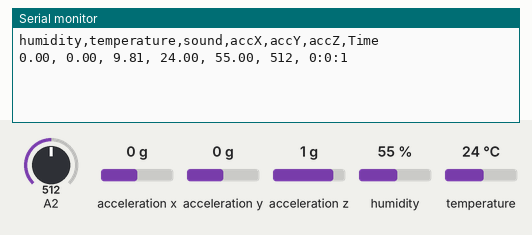
Bench run of a sketch on a simulated Arduino Uno, built with avr-gcc and run on an emulated ATmega328P. Parts: the last lines printed to the serial monitor. Inputs (shaded band) come from the test bench; at power-on: acceleration x 0 g, humidity 55 %, A2 = 512, acceleration y 0 g, temperature 24 °C, acceleration z 1 g.

Above: at 1.2 s.
1.3 s: acceleration x set to -1.4 g
At 2.6 s:
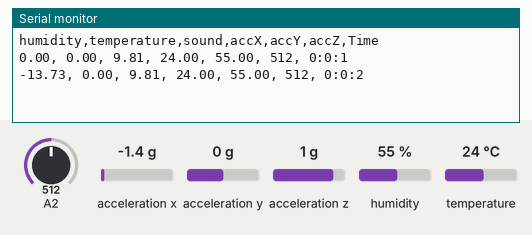
2.8 s: humidity set to 22 %
At 3.8 s:
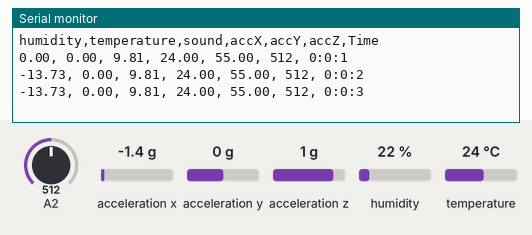
4.3 s: A2 set to 716
At 5.3 s:
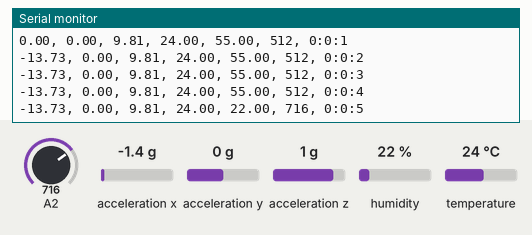
5.8 s: acceleration y set to -1.4 g
At 6.8 s:
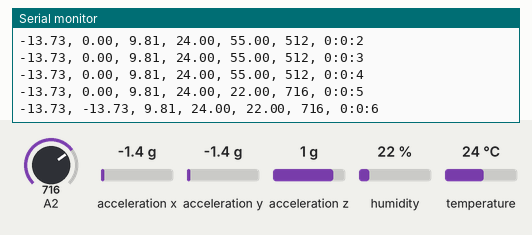
7.3 s: temperature set to 12 °C
At 8.6 s:
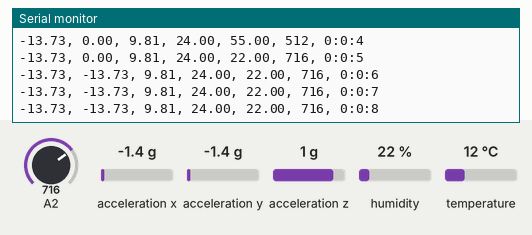
8.8 s: acceleration z set to -1.4 g
At 9.6 s:
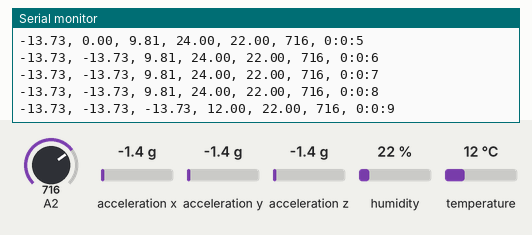

The sketch:

sns_rd.ino
```cpp
#include <Wire.h>
#include <Adafruit_Sensor.h>
#include <Adafruit_ADXL345_U.h>
#include "DHT.h"
#include <TimeLib.h>

// Pin definitions
#define DHT22_PIN 12
#define DHTTYPE DHT22

// Create objects
Adafruit_ADXL345_Unified accel = Adafruit_ADXL345_Unified(12345);
DHT dht(DHT22_PIN, DHTTYPE);

// Variables for DHT22
float humidity = 0.0;
float temperature = 0.0;

// Status variables
bool dhtStatus = false;
bool accelStatus = false;

// Initial time (set to 0:0:0)
unsigned long previousMillis = 0;
const long interval = 1000; // 1 second interval

void setup() {
  // Initialize Serial Monitor
  Serial.begin(9600);

  // Initialize ADXL345
  if (accel.begin()) {
    accel.setRange(ADXL345_RANGE_16_G);
    accelStatus = true;
  } else {
    Serial.println("Failed to find ADXL345 chip");
    accelStatus = false;
  }

  // Initialize DHT22
  dht.begin();

  // Initialize time to 00:00:00
  setTime(0, 0, 0, 1, 1, 2024); // HH, MM, SS, Day, Month, Year
  Serial.println("humidity,temperature,sound,accX,accY,accZ,Time");
}

void loop() {
  unsigned long currentMillis = millis();

  // Read ADXL345 data
  sensors_event_t event;
  if (accelStatus) {
    accel.getEvent(&event);
  } else {
    event.acceleration.x = event.acceleration.y = event.acceleration.z = 0;
  }

  // Read DHT22 data
  humidity = dht.readHumidity();
  temperature = dht.readTemperature();

  if (isnan(humidity) || isnan(temperature)) {
    dhtStatus = false;
    humidity = 0;
    temperature = 0;
  } else {
    dhtStatus = true;
  }

  // Read sound sensor data
  int soundValue = analogRead(A2);

  // Update time every second
  if (currentMillis - previousMillis >= interval) {
    previousMillis = currentMillis;
    // Display data on Serial Monitor
    Serial.print(event.acceleration.x);
    Serial.print(", ");
    Serial.print(event.acceleration.y);
    Serial.print(", ");
    Serial.print(event.acceleration.z);
    Serial.print(", ");
    Serial.print(temperature);
    Serial.print(", ");
    Serial.print(humidity);
    Serial.print(", ");
    Serial.print(soundValue);
    Serial.print(", ");
    Serial.print(hour());
    Serial.print(":");
    Serial.print(minute());
    Serial.print(":");
    Serial.print(second());
    Serial.println();

    // Increment time by 1 second
    setTime(hour(), minute(), second() + 1, day(), month(), year());
  }
}
```

Measured:
- after the input at 1.3 s, the serial monitor: prints a new line after 0.70 s (image 1)
- after the input at 4.3 s, the serial monitor: prints a new line after 0.70 s (image 3)
- after the input at 5.8 s, the serial monitor: prints a new line after 0.20 s (image 4)
- after the input at 8.8 s, the serial monitor: prints a new line after 0.20 s (image 6)
